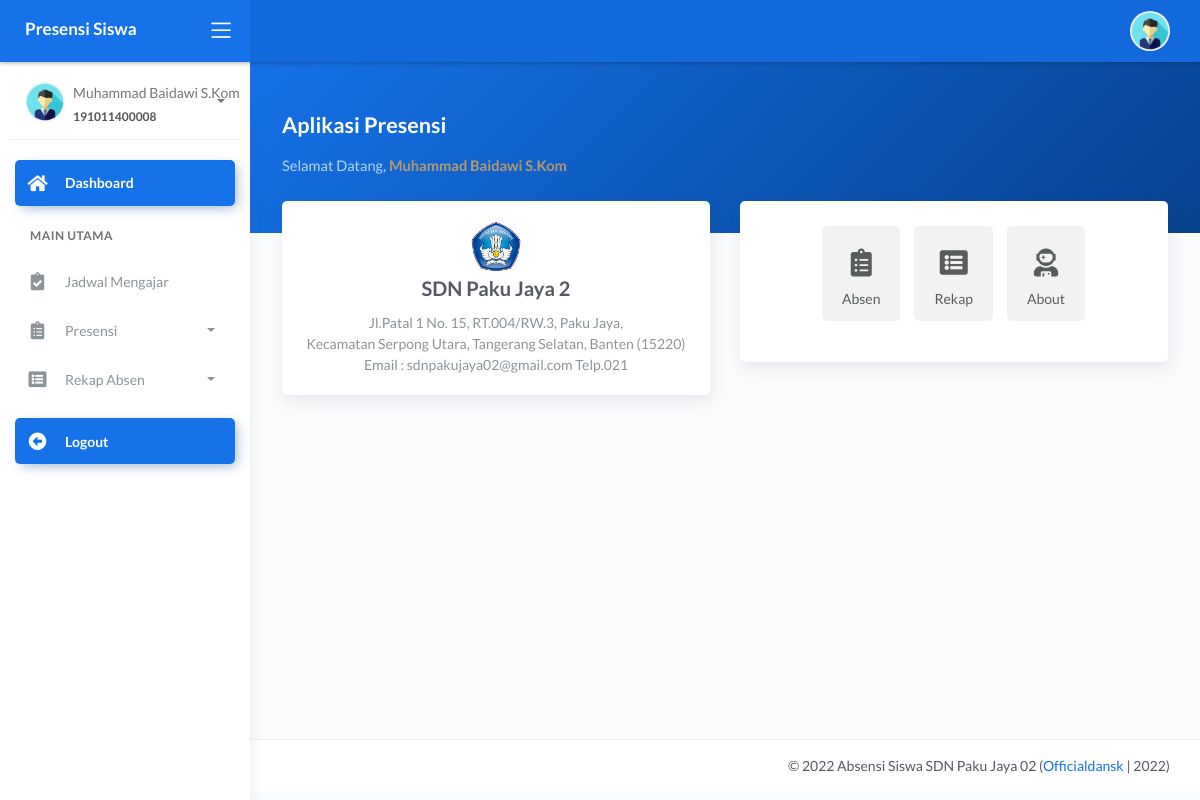
Page /guru/index.php (signed in) on the committed database.
### tables this page shows
CREATE TABLE `tb_guru` (
  `id_guru` int(11) NOT NULL,
  `nip` varchar(15) NOT NULL,
  `nama_guru` varchar(120) NOT NULL,
  `email` varchar(65) NOT NULL,
  `password` varchar(100) NOT NULL,
  `foto` varchar(255) NOT NULL,
  `status` varchar(5) NOT NULL
);

### guru/index.php (the view, shortened to what this page needs)
<?php
 include '../config/db.php';
?> <script>
   <?php
$id_login = @$_SESSION['guru'];
$sql = mysqli_query($con,"SELECT * FROM tb_guru
 WHERE id_guru = '$id_login'") or die(mysqli_error($con));
$data = mysqli_fetch_array($sql);
?>
<!DOCTYPE html>
<html lang="en">
<head>
	<link rel="stylesheet" href="../assets/css/bootstrap.min.css">
	<link rel="stylesheet" href="../assets/css/atlantis.min.css">
	<link rel="stylesheet" href="../assets/css/demo.css">
</head>
<body>
	<div class="wrapper">
		<div class="main-header">
			<div class="logo-header" data-background-color="blue">
				<a href="index.php" class="logo">
					<b class="text-white">Presensi Siswa</b>
				</a>
				<div class="nav-toggle">
					<button class="btn btn-toggle toggle-sidebar">
						<i class="icon-menu"></i>
					</button>
				</div>
			</div>
			<nav class="navbar navbar-header navbar-expand-lg" data-background-color="blue2">
				<div class="container-fluid">
					<ul class="navbar-nav topbar-nav ml-md-auto align-items-center">
						<li class="nav-item dropdown hidden-caret">
							<a class="dropdown-toggle profile-pic" data-toggle="dropdown" href="#" aria-expanded="false">
								<div class="avatar-sm">
									<img src="../assets/img/user/<?=$data['foto'] ?>" alt="..." class="avatar-img rounded-circle">
								</div>
							</a>
						</li>
					</ul>
				</div>
			</nav>
		</div>
		<div class="sidebar sidebar-style-2">
			<div class="sidebar-wrapper scrollbar scrollbar-inner">
				<div class="sidebar-content">
					<div class="user">
						<div class="avatar-sm float-left mr-2">
							<img src="../assets/img/user/<?=$data['foto'] ?>" alt="..." class="avatar-img rounded-circle">
						</div>
						<div class="info">
							<a data-toggle="collapse" href="#collapseExample" aria-expanded="true">
								<span>
									<?=$data['nama_guru'] ?>
									<span class="user-level"><?=$data['nip'] ?></span>
									<span class="caret"></span>
								</span>
							</a>
						</div>
					</div>
					<ul class="nav nav-primary">
						<li class="nav-item active">
							<a href="index.php" class="collapsed">
								<i class="fas fa-home"></i>
								<p>Dashboard</p>
							</a>
						</li>
						<li class="nav-section">
							<h4 class="text-section">Main Utama</h4>
						</li>
						<li class="nav-item">
							<a href="?page=jadwal">
								<i class="fas fa-clipboard-check"></i>
								<p>Jadwal Mengajar</p>
							</a>
						</li>
						<li class="nav-item">
							<a data-toggle="collapse" href="#sidebarLayouts">
								<i class="fas fa-clipboard-list
"></i>
								<p>Presensi</p>
								<span class="caret"></span>
							</a>
						</li>
							<li class="nav-item">
							<a data-toggle="collapse" href="#rekapAbsen">
								<i class="fas fa-list-alt"></i>
								<p>Rekap Absen</p>
								<span class="caret"></span>
							</a>
						</li>
						<li class="nav-item active mt-3">
							<a href="logout.php" class="collapsed">
								<i class="fas fa-arrow-alt-circle-left"></i>
								<p>Logout</p>
							</a>
						</li>
					</ul>
				</div>
			</div>
		</div>
		<div class="main-panel">
			<div class="content">
				<?php
				$page= @$_GET['page'];
				$act = @$_GET['act'];
				if ($page=='absen') {
					if ($act=='') {
						include 'modul/absen/absen_kelas.php';
					}elseif ($act=='surat_view') {
						include 'modul/absen/view_surat_izin.php';
					}elseif ($act=='konfirmasi') {
						include 'modul/absen/konfirmasi_izin.php';
					}elseif ($act=='update') {
						include 'modul/absen/absen_kelas_update.php';
					}
				}elseif ($page=='rekap') {
					if ($act=='') {
						include 'modul/rekap/rekap_absen.php';
					}
				}elseif ($page=='jadwal') {
					if ($act=='') {
						include 'modul/jadwal/jadwal_megajar.php';
					}
				}elseif ($page=='akun') {
					include 'modul/akun/akun.php';
				}
				elseif ($page=='') {
					include 'modul/home.php';
				}else{
					echo "<b>Tidak ada Halaman</b>";
				}
				 ?>
			</div>
		<footer class="footer">
				<div class="container">
					<div class="copyright ml-auto">
						&copy; <?php echo date('Y');?> Absensi Siswa SDN Paku Jaya 02 (<a href="index.php">Officialdansk </a> | 2022)
					</div>
				</div>
			</footer>
		</div>
	</div>
</body>
</html>

### guru/modul/home.php (shortened to what this page needs)
<div class="panel-header bg-primary-gradient">
					<div class="page-inner py-5">
						<div class="d-flex align-items-left align-items-md-center flex-column flex-md-row">
							<div>
								<h2 class="text-white pb-2 fw-bold">Aplikasi Presensi</h2>
								<h5 class="text-white op-7 mb-2">Selamat Datang, <b class="text-warning"><?=$data['nama_guru']; ?></b></h5>
							</div>
						</div>
					</div>
				</div>
<div class="page-inner mt--5">
					<div class="row mt--2">
						<div class="col-md-6">
							<div class="card full-height">
								<div class="card-body">
									<div class="card-title">
										<center>
											<img src="../assets/img/icon.png" width="50">
											<br>
											<b>SDN Paku Jaya 2</b>
										</center>
									</div>
									<div class="card-category">
										<center>
										Jl.Patal 1 No. 15, RT.004/RW.3, Paku Jaya,<br> Kecamatan Serpong Utara, Tangerang Selatan, Banten (15220)
										<br>Email : sdnpakujaya02@gmail.com Telp.021
										</center>
									</div>
								</div>
							</div>
						</div>
						<div class="col-md-6">
							<div class="card">
								<div class="card-body">
									<ul class="nav nav-pills nav-secondary  nav-pills-no-bd nav-pills-icons justify-content-center" id="pills-tab-with-icon" role="tablist">
										<li class="nav-item">
											<a class="nav-link" id="pills-home-tab-icon" data-toggle="pill" href="#pills-home-icon" role="tab" aria-controls="pills-home-icon" aria-selected="true">
												<i class="fas fa-clipboard-list"></i>
												Absen
											</a>
										</li>
										<li class="nav-item">
											<a class="nav-link" id="pills-profile-tab-icon" data-toggle="pill" href="#pills-profile-icon" role="tab" aria-controls="pills-profile-icon" aria-selected="false">
												<i class="fas fa-list-alt"></i>
												Rekap
											</a>
										</li>
										<li class="nav-item">
											<a class="nav-link" id="pills-contact-tab-icon" data-toggle="pill" href="#pills-contact-icon" role="tab" aria-controls="pills-contact-icon" aria-selected="false">
												<i class="fas fa-user-astronaut"></i>
												About
											</a>
										</li>
									</ul>
								</div>
							</div>
						</div>
					</div>
				</div>

### rows in the picture
tb_guru: foto (picture), nama_guru "Muhammad Baidawi S.Kom", nip "191011400008"
